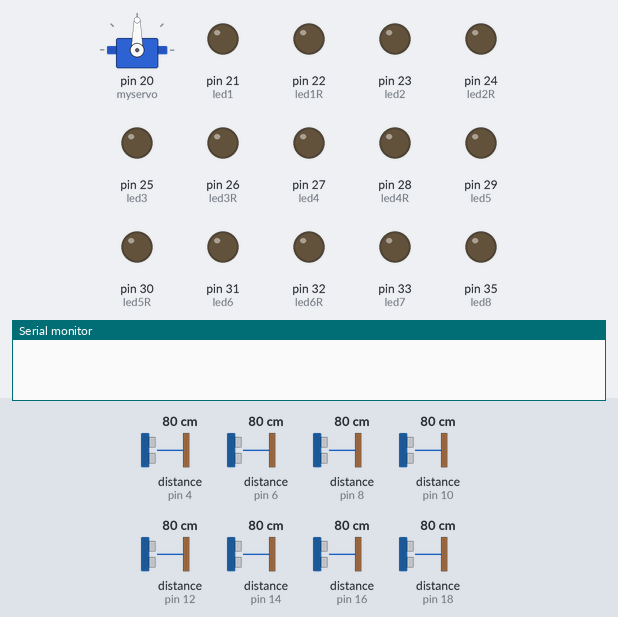
A sketch run on a simulated Arduino Mega 2560, built with avr-gcc and run on an emulated ATmega2560. Parts: servo, output pins drawn as LEDs (lit = HIGH), the last lines printed to the serial monitor. Wiring (inferred from the names in the program): 8 × ultrasonic range finder: trigger pin 5, echo pin 4 / trigger pin 7, echo pin 6 / trigger pin 9, echo pin 8 / trigger pin 11, echo pin 10 / trigger pin 13, echo pin 12 / trigger pin 15, echo pin 14 / trigger pin 17, echo pin 16 / trigger pin 19, echo pin 18. The test bench sets the inputs (shaded band); at power-on: distance to the obstacle (sensors on pin 4, pin 6, pin 8, pin 10, pin 12, pin 14, pin 16, pin 18) 80 cm. The echo pulse lasts 58.3 µs per cm; pins used as bus, display or sensor lines are not drawn.

Above: at 2.1 s.
2.2 s: distance to the obstacle (sensor on pin 4) set to 14 cm
At 2.8 s:
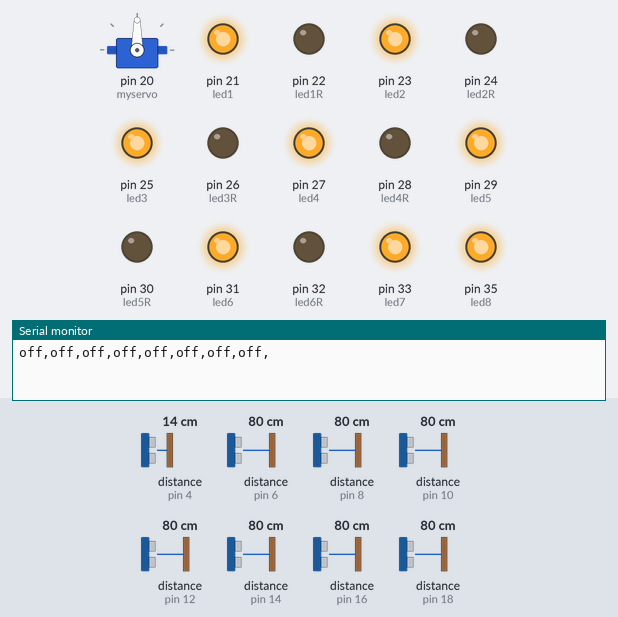
5.6 s: distance to the obstacle (sensor on pin 4) set to 11 cm
At 9.7 s:
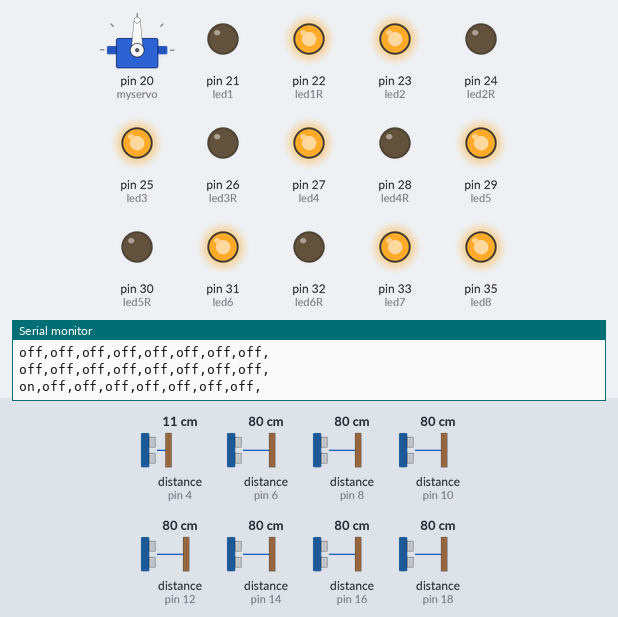
10.4 s: distance to the obstacle (sensor on pin 6) set to 11 cm
14.6 s: distance to the obstacle (sensor on pin 6) set to 8 cm
At 19.0 s:
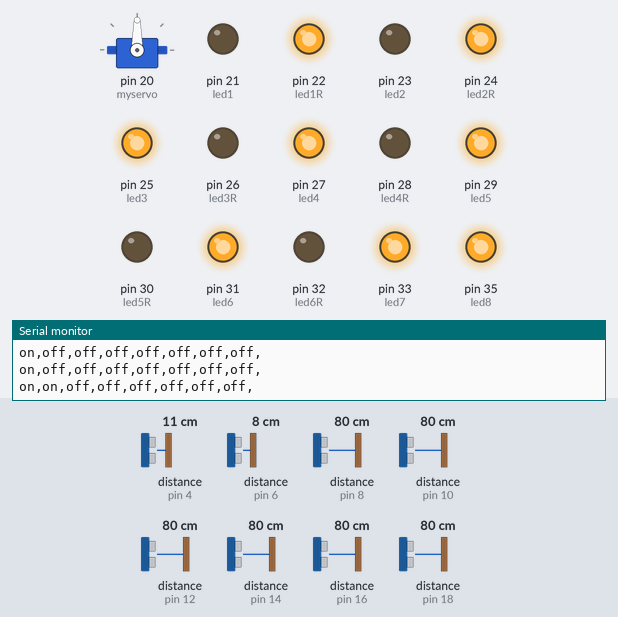
19.3 s: distance to the obstacle (sensor on pin 8) set to 11 cm
23.5 s: distance to the obstacle (sensor on pin 8) set to 8 cm
At 28.0 s:
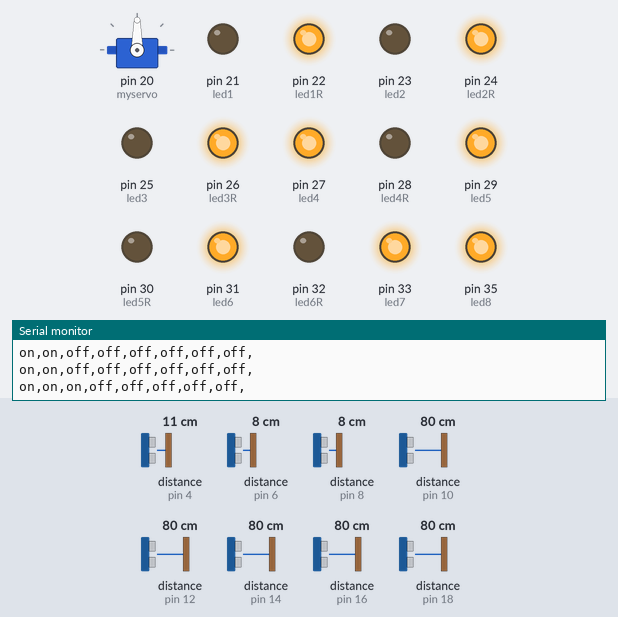
Timing chart, 0 to 29.3 s (numbered marks = the images above; inputs shaded):
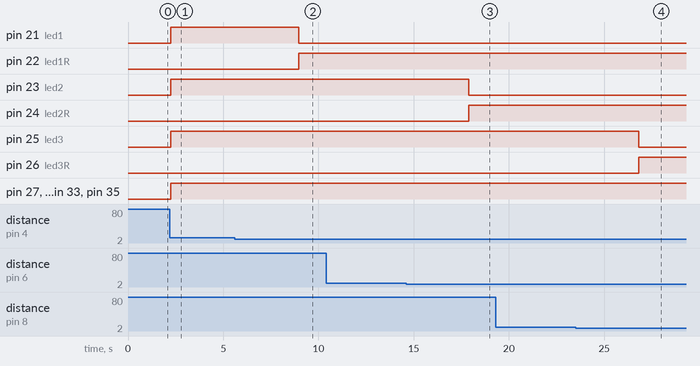

The sketch:

FINAL_ARDUINO.ino
```cpp
#include<Servo.h>
Servo myservo;

int echo1=4;
int trigger1=5;

int echo2=6;
int trigger2=7;

int echo3=8;
int trigger3=9;

int echo4=10;
int trigger4=11;

int echo5=12;
int trigger5=13;


int echo6=14;
int trigger6=15;

int echo7=16;
int trigger7=17;

int echo8= 18;
int trigger8=19;

int led1 = 21;
int led1R = 22;

int led2 = 23;
int led2R = 24;

int led3 = 25;
int led3R = 26;

int led4 = 27;
int led4R = 28;

int led5 = 29;
int led5R = 30;

int led6 = 31;
int led6R = 32;

int led7 = 33;
int led7R = 34;

int led8 = 35;
int led8R = 36;


float distance1;
float distance2;
float distance3;
float distance4;
float distance5;
float distance6;
float distance7;
float distance8;

String sensor1;
String sensor2;
String sensor3;
String sensor4;
String sensor5;
String sensor6;
String sensor7;
String sensor8;


String cdata="";
int val;
String s1;
String s2;
String s3;
String s4;
String s5;


void setup() {
Serial.begin(9600);
myservo.attach(20);

pinMode(trigger1,OUTPUT);
pinMode(echo1,INPUT);

pinMode(trigger2,OUTPUT);
pinMode(echo2,INPUT);

pinMode(trigger3,OUTPUT);
pinMode(echo3,INPUT);

pinMode(trigger4,OUTPUT);
pinMode(echo4,INPUT);

pinMode(trigger5,OUTPUT);
pinMode(echo5,INPUT);

pinMode(trigger6,OUTPUT);
pinMode(echo6,INPUT);

pinMode(trigger7,OUTPUT);
pinMode(echo7,INPUT);

pinMode(trigger8,OUTPUT);
pinMode(echo8,INPUT);

pinMode(led1,OUTPUT);
pinMode(led1R,OUTPUT);
pinMode(led2,OUTPUT);
pinMode(led2R,OUTPUT);
pinMode(led3,OUTPUT);
pinMode(led3R,OUTPUT);
pinMode(led4,OUTPUT);
pinMode(led4R,OUTPUT);
pinMode(led5,OUTPUT);
pinMode(led5R,OUTPUT);
pinMode(led6,OUTPUT);
pinMode(led6R,OUTPUT);
pinMode(led7,OUTPUT);
pinMode(led7R,OUTPUT);
pinMode(led8,OUTPUT);
pinMode(led8R,OUTPUT);

}

void loop() {
    digitalWrite(trigger1,LOW);
    delayMicroseconds(5);
    digitalWrite(trigger1,HIGH); // Start Measurement
    delayMicroseconds(10);
    digitalWrite(trigger1,LOW);
     pinMode(echo1, INPUT);
    distance1=pulseIn(echo1,HIGH); // Acquire and convert to mtrs
    distance1=(distance1/2)/ 29.1;
    delay(150);

    digitalWrite(trigger2,LOW);
    delayMicroseconds(5);
    digitalWrite(trigger2,HIGH); // Start Measurement
    delayMicroseconds(10);
    digitalWrite(trigger2,LOW);
    pinMode(echo2, INPUT);
    distance2=pulseIn(echo2,HIGH); // Acquire and convert to mtrs
    distance2=(distance2/2)/ 29.1;
    delay(150);

    digitalWrite(trigger3,LOW);
    delayMicroseconds(5);
    digitalWrite(trigger3,HIGH); // Start Measurement
    delayMicroseconds(10);
    digitalWrite(trigger3,LOW);
    pinMode(echo3, INPUT);
    distance3=pulseIn(echo3,HIGH); // Acquire and convert to mtrs
    distance3=(distance3/2)/ 29.1;
delay(150);
    digitalWrite(trigger4,LOW);
    delayMicroseconds(5);
    digitalWrite(trigger4,HIGH); // Start Measurement
    delayMicroseconds(10);
    digitalWrite(trigger4,LOW);
    pinMode(echo4, INPUT);
    distance4=pulseIn(echo4,HIGH); // Acquire and convert to mtrs
    distance4=(distance4/2)/ 29.1;
    delay(150);
    digitalWrite(trigger5,LOW);
    delayMicroseconds(5);
    digitalWrite(trigger5,HIGH); // Start Measurement
    delayMicroseconds(10);
    digitalWrite(trigger5,LOW);
    pinMode(echo5, INPUT);
    distance5=pulseIn(echo5,HIGH); // Acquire and convert to mtrs
    distance5=(distance5/2)/ 29.1;
delay(150);
  digitalWrite(trigger6,LOW);
    delayMicroseconds(5);
    digitalWrite(trigger6,HIGH); // Start Measurement
    delayMicroseconds(10);
    digitalWrite(trigger6,LOW);
    pinMode(echo6, INPUT);
    distance6=pulseIn(echo6,HIGH); // Acquire and convert to mtrs
    distance6=(distance6/2)/ 29.1;
delay(150);
    digitalWrite(trigger7,LOW);
    delayMicroseconds(5);
    digitalWrite(trigger7,HIGH); // Start Measurement
    delayMicroseconds(10);
    digitalWrite(trigger7,LOW);
    pinMode(echo7, INPUT);
    distance7=pulseIn(echo7,HIGH); // Acquire and convert to mtrs
    distance7=(distance7/2)/ 29.1;
delay(150);
    digitalWrite(trigger8,LOW);
    delayMicroseconds(5);
    digitalWrite(trigger8,HIGH); // Start Measurement
    delayMicroseconds(10);
    digitalWrite(trigger8,LOW);
    pinMode(echo8, INPUT);
    distance8=pulseIn(echo8,HIGH); // Acquire and convert to mtrs
    distance8=(distance8/2)/ 29.1;
    delay(150);

  serialEvent();

test1();
test2();
test3();
test4();
test5();
test6();
test7();
test8();

  cdata = cdata + sensor1 + "," + sensor2 + "," + sensor3 + "," + sensor4 + "," + sensor5 + "," + sensor6 + "," + sensor7 + "," + sensor8 + ",";
Serial.println(cdata);
cdata="";
}

void test1()
{
 // Serial.println(distance1);
  if (distance1 >= 12.5)
   {
    sensor1 = "off";
     digitalWrite(led1, HIGH);
  digitalWrite(led1R, LOW);

   }
else
{
 sensor1 = "on";
   digitalWrite(led1, LOW);
     digitalWrite(led1R, HIGH);
}
}

void test2()
{
 //Serial.println(distance2);
    if (distance2>= 10)
   {
    sensor2 = "off";
         digitalWrite(led2, HIGH);
  digitalWrite(led2R, LOW);
   }
else
{
 sensor2 = "on";
  digitalWrite(led2, LOW);
     digitalWrite(led2R, HIGH);
}
}

void test3()
{
// Serial.println(distance3);
     if (distance3>=10)
   {
    sensor3 ="off";
             digitalWrite(led3, HIGH);
  digitalWrite(led3R, LOW);
   }
else
{
 sensor3 = "on";
 digitalWrite(led3, LOW);
     digitalWrite(led3R, HIGH);
}
}

void test4()
{
//Serial.println(distance4);
   if (distance4>=12.5)
   {
    sensor4 ="off";
                 digitalWrite(led4, HIGH);
  digitalWrite(led4R, LOW);
   }
else
{
 sensor4 ="on";
  digitalWrite(led4, LOW);
     digitalWrite(led4R, HIGH);
}
}

void test5()
{
//Serial.println(distance5);
   if (distance5>=12.5)
   {
    sensor5 = "off";
  digitalWrite(led5, HIGH);
  digitalWrite(led5R, LOW);
   }
else
{
 sensor5 ="on";
   digitalWrite(led5, LOW);
     digitalWrite(led5R, HIGH);
}
}

void test6()
{
 //Serial.println(distance6);
   if (distance6>=12.5)
   {
    sensor6 ="off";
    digitalWrite(led6, HIGH);
  digitalWrite(led6R, LOW);
   }
else
{
 sensor6 ="on";
 digitalWrite(led6, LOW);
     digitalWrite(led6R, HIGH);
}
}

void test7()
{
//Serial.println(distance7);
   if (distance7>=12.5)
   {
    sensor7 ="off";
      digitalWrite(led7, HIGH);
  digitalWrite(led7R, LOW);
   }
else
{
 sensor7 ="on";
  digitalWrite(led7, LOW);
     digitalWrite(led7R, HIGH);
}
}

void test8()
{
// Serial.println(distance8);
   if (distance8>=12.5)
   {
    sensor8 = "off";
       digitalWrite(led8, HIGH);
  digitalWrite(led8R, LOW);
   }
else
{
 sensor8 ="on";
  digitalWrite(led8, LOW);
     digitalWrite(led8R, HIGH);
}
}

void serialEvent(){
    val = Serial.parseInt();
    if(val != 0){
        myservo.write(val);
    }

  }
```

Measured:
- the behaviour switches between 13 and 12 cm on distance to the obstacle (sensor on pin 4) (found by bisection; images 1 and 2)
- the behaviour switches between 10 and 9 cm on distance to the obstacle (sensor on pin 6) (found by bisection; images 2 and 3)
- the behaviour switches between 10 and 9 cm on distance to the obstacle (sensor on pin 8) (found by bisection; images 3 and 4)
- after the input at 5.6 s, pin 21 (led1): HIGH → LOW after 3.4 s; pin 22 (led1R): LOW → HIGH after 3.4 s
- after the input at 14.6 s, pin 23 (led2): HIGH → LOW after 3.3 s; pin 24 (led2R): LOW → HIGH after 3.3 s
- after the input at 23.5 s, pin 25 (led3): HIGH → LOW after 3.3 s; pin 26 (led3R): LOW → HIGH after 3.3 s
